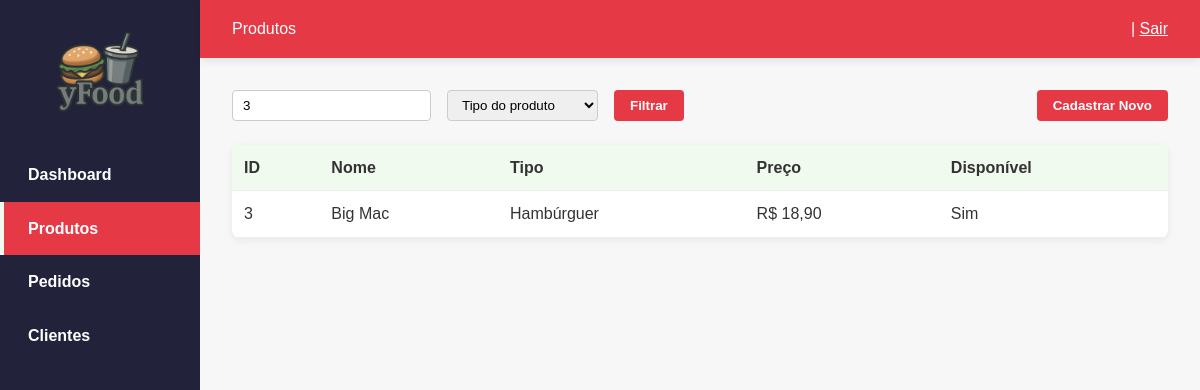
Screenshot of /admin/produtos.php?id=3 (signed in) with the database file from the repository.
### tables this page shows
CREATE TABLE IF NOT EXISTS produtos (
    id INT AUTO_INCREMENT PRIMARY KEY,
    nome VARCHAR(100) NOT NULL,
    descricao TEXT,
    preco DECIMAL(10,2) NOT NULL,
    tipo ENUM('Combo', 'Hambúrguer', 'Batata', 'Acompanhamento', 'Bebida') NOT NULL,
    imagem VARCHAR(255),
    disponivel BOOLEAN DEFAULT TRUE,
    data_criacao TIMESTAMP DEFAULT CURRENT_TIMESTAMP
);

### admin/produtos.php (the view, shortened to what this page needs)
<?php
    require_once '../config/database.php';
    $id_filtro = $_GET['id'] ?? '';
    $sql = 'SELECT * FROM produtos WHERE 1=1';
    $params = [];
    if ($id_filtro !== '') {
        $sql .= ' AND id = ?';
        $params[] = $id_filtro;
    }
    $sql .= ' ORDER BY id DESC';
    $stmt = $pdo->prepare($sql);
    $stmt->execute($params);
    $produtos = $stmt->fetchAll();
?>
<!DOCTYPE html>
<html lang="pt-br">
<head>
    <link rel="stylesheet" href="../assets/css/style.css">
</head>
<body>
<div class="admin-container">
    <nav class="sidebar">
        <img src="../assets/img/logo.png" alt="Logo" width="100">
        <a href="index.php">Dashboard</a>
        <a href="produtos.php" class="active">Produtos</a>
        <a href="pedidos.php">Pedidos</a>
        <a href="clientes.php">Clientes</a>
    </nav>
    <div class="content">
        <div class="header">
            <span>Produtos</span>
            <span><?php echo htmlspecialchars($_SESSION['admin_nome']); ?> | <a href="logout.php" style="color:#fff;text-decoration:underline;">Sair</a></span>
        </div>
        <div style="padding:32px;">
            <form class="filtros" method="get">
                <input type="text" name="id" placeholder="ID do produto" value="<?php echo htmlspecialchars($id_filtro); ?>">
                <select name="tipo">
                    <option value="">Tipo do produto</option>
                </select>
                <button type="submit">Filtrar</button>
                <button type="button" class="novo-btn">Cadastrar Novo</button>
            </form>
            <table class="produtos-table">
                <thead>
                    <tr><th>ID</th><th>Nome</th><th>Tipo</th><th>Preço</th><th>Disponível</th></tr>
                </thead>
                <tbody>
                <?php foreach ($produtos as $produto): ?>
                    <tr>
                        <td><?php echo $produto['id']; ?></td>
                        <td><?php echo htmlspecialchars($produto['nome']); ?></td>
                        <td><?php echo $produto['tipo']; ?></td>
                        <td>R$ <?php echo number_format($produto['preco'],2,',','.'); ?></td>
                        <td><?php echo $produto['disponivel'] ? 'Sim' : 'Não'; ?></td>
                    </tr>
                <?php endforeach; ?>
                </tbody>
            </table>
        </div>
    </div>
</div>
</body>
</html>

### assets/css/style.css (style rules this page uses)
* { margin: 0; padding: 0; box-sizing: border-box; }
body { font-family: 'Arial', sans-serif; line-height: 1.6; color: #333; background-color: #f8f8f8; }
.header { background: linear-gradient(135deg, #d32f2f 0%, #b71c1c 100%); color: white; padding: 1rem 0; box-shadow: 0 2px 10px rgba(0,0,0,0.1); position: sticky; top: 0; z-index: 1000; }

### admin/produtos.php (style rules this page uses)
body { background: #f7f7f7; }
.admin-container { display: flex; min-height: 100vh; }
.sidebar { width: 200px; background: #22223b; color: #fff; padding-top: 24px; display: flex; flex-direction: column; }
.sidebar img { display: block; margin: 0 auto 24px; }
.sidebar a { color: #fff; text-decoration: none; padding: 14px 24px; display: block; font-weight: bold; border-left: 4px solid transparent; }
.sidebar a.active, .sidebar a:hover { background: #e63946; border-left: 4px solid #f1faee; }
.content { flex: 1; padding: 0; }
.header { background: #e63946; color: #fff; padding: 16px 32px; display: flex; justify-content: space-between; align-items: center; }
.filtros { display: flex; gap: 16px; margin-bottom: 24px; }
.filtros input, .filtros select { padding: 6px 10px; border-radius: 4px; border: 1px solid #ccc; }
.filtros button { background: #e63946; color: #fff; border: none; padding: 8px 16px; border-radius: 4px; font-weight: bold; cursor: pointer; }
.produtos-table { width: 100%; border-collapse: collapse; background: #fff; border-radius: 8px; box-shadow: 0 2px 8px #0001; }
.produtos-table th, .produtos-table td { padding: 10px 12px; border-bottom: 1px solid #eee; text-align: left; }
.produtos-table th { background: #f1faee; }
.produtos-table td { vertical-align: middle; }
.novo-btn { margin-left: auto; }

### rows the page displays
produtos: id "3", nome "Big Mac", tipo "Hambúrguer", preco "18,90", disponivel "Sim"
